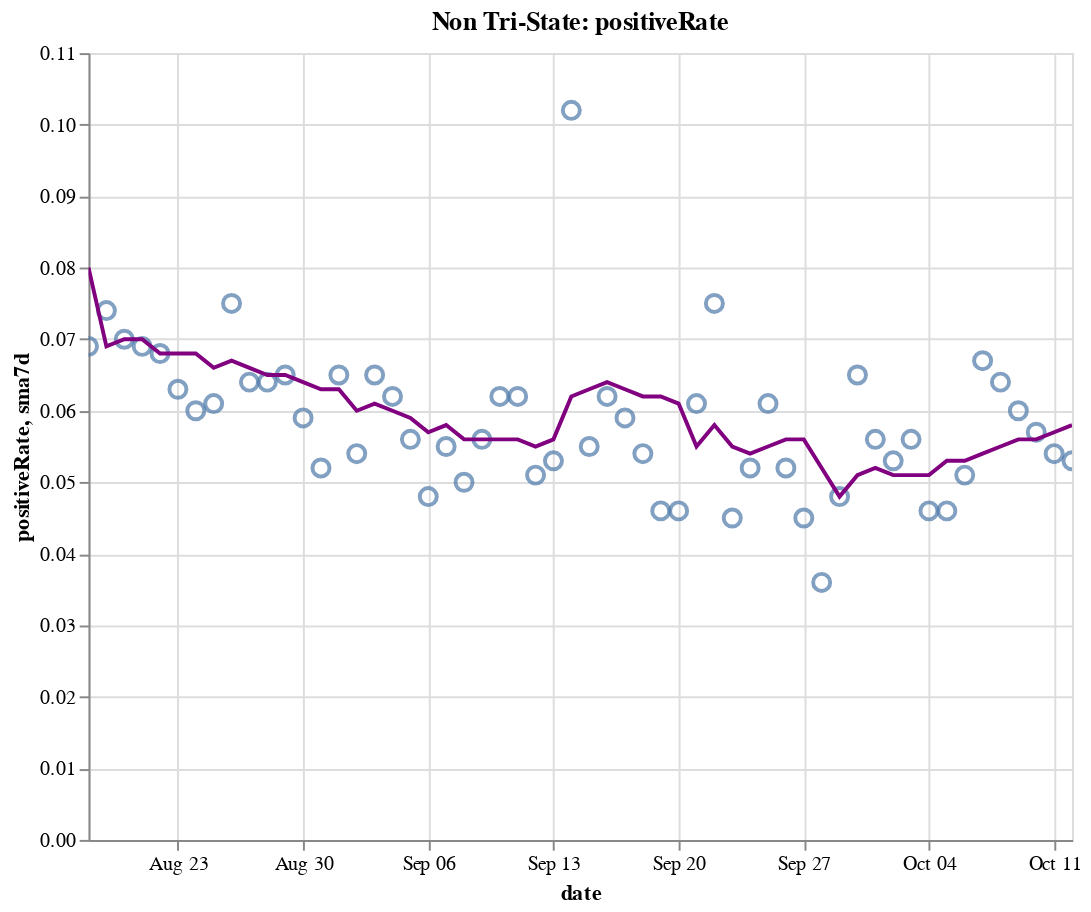

The cell this chart's notebook holds for it:
### Code cell
create_plot(non_tristate, 'positiveRate')

### Figure 1 — Vega-Lite specification as saved in the notebook (floating-point values rounded to 4 significant figures)
{"config": {"view": {"continuousWidth": 400, "continuousHeight": 300}}, "layer": [{"layer": [{"mark": {"type": "point", "size": 75}, "encoding": {"tooltip": [{"type": "temporal", "field": "date"}, {"type": "quantitative", "field": "positiveRate"}, {"type": "quantitative", "field": "sma7d"}], "x": {"type": "temporal", "field": "date"}, "y": {"type": "quantitative", "field": "positiveRate"}}, "selection": {"selector016": {"type": "interval", "bind": "scales", "encodings": ["x", "y"]}}}, {"mark": {"type": "line", "color": "purple"}, "encoding": {"x": {"type": "temporal", "field": "date"}, "y": {"type": "quantitative", "field": "sma7d"}}}]}, {"mark": {"type": "rule", "color": "#aaa"}, "encoding": {"x": {"type": "temporal", "field": "date"}}, "transform": [{"filter": {"selection": "selector015"}}]}, {"mark": "circle", "encoding": {"opacity": {"condition": {"value": 1, "selection": "selector015"}, "value": 0}, "tooltip": [{"type": "temporal", "field": "date"}, {"type": "quantitative", "field": "positiveRate"}, {"type": "quantitative", "field": "sma7d"}], "x": {"type": "temporal", "field": "date"}, "y": {"type": "quantitative", "field": "positiveRate"}}, "selection": {"selector015": {"type": "single", "encodings": ["x"], "on": "mouseover", "nearest": true, "empty": "none"}}}, {"mark": {"type": "text", "align": "left", "dx": 5, "dy": -5, "stroke": "white", "strokeWidth": 2}, "encoding": {"text": {"type": "quantitative", "field": "positiveRate"}, "tooltip": [{"type": "temporal", "field": "date"}, {"type": "quantitative", "field": "positiveRate"}, {"type": "quantitative", "field": "sma7d"}], "x": {"type": "temporal", "field": "date"}, "y": {"type": "quantitative", "field": "positiveRate"}}, "transform": [{"filter": {"selection": "selector015"}}]}, {"mark": {"type": "text", "align": "left", "dx": 5, "dy": -5}, "encoding": {"text": {"type": "quantitative", "field": "positiveRate"}, "tooltip": [{"type": "temporal", "field": "date"}, {"type": "quantitative", "field": "positiveRate"}, {"type": "quantitative", "field": "sma7d"}], "x": {"type": "temporal", "field": "date"}, "y": {"type": "quantitative", "field": "positiveRate"}}, "transform": [{"filter": {"selection": "selector015"}}]}], "data": {"name": "data-3f78ac8861e4eaf1963777e9b41f8f55"}, "height": 400, "title": "Non Tri-State: positiveRate", "width": 500, "$schema": "https://vega.github.io/schema/vega-lite/v4.8.1.json", "datasets": {"data-3f78ac8861e4eaf1963777e9b41f8f55": [{"date": "2020-08-18T00:00:00", "totalTestResultsIncrease": 578300.0, "positiveIncrease": 39820.0, "death": 118000.0, "deathIncrease": 1178.0, "positiveRate": 0.069, "state": "Non Tri-State", "sma7d": 0.08}, {"date": "2020-08-19T00:00:00", "totalTestResultsIncrease": 590100.0, "positiveIncrease": 43940.0, "death": 119400.0, "deathIncrease": 1402.0, "positiveRate": 0.074, "state": "Non Tri-State", "sma7d": 0.069}, {"date": "2020-08-20T00:00:00", "totalTestResultsIncrease": 609700.0, "positiveIncrease": 42940.0, "death": 120500.0, "deathIncrease": 1122.0, "positiveRate": 0.07, "state": "Non Tri-State", "sma7d": 0.07}, {"date": "2020-08-21T00:00:00", "totalTestResultsIncrease": 654300.0, "positiveIncrease": 45480.0, "death": 121600.0, "deathIncrease": 1109.0, "positiveRate": 0.069, "state": "Non Tri-State", "sma7d": 0.07}, {"date": "2020-08-22T00:00:00", "totalTestResultsIncrease": 667700.0, "positiveIncrease": 45160.0, "death": 122600.0, "deathIncrease": 1023.0, "positiveRate": 0.068, "state": "Non Tri-State", "sma7d": 0.068}, {"date": "2020-08-23T00:00:00", "totalTestResultsIncrease": 584200.0, "positiveIncrease": 36740.0, "death": 123200.0, "deathIncrease": 563.0, "positiveRate": 0.063, "state": "Non Tri-State", "sma7d": 0.068}, {"date": "2020-08-24T00:00:00", "totalTestResultsIncrease": 561000.0, "positiveIncrease": 33520.0, "death": 123500.0, "deathIncrease": 333.0, "positiveRate": 0.06, "state": "Non Tri-State", "sma7d": 0.068}, {"date": "2020-08-25T00:00:00", "totalTestResultsIncrease": 576400.0, "positiveIncrease": 35420.0, "death": 124600.0, "deathIncrease": 1138.0, "positiveRate": 0.061, "state": "Non Tri-State", "sma7d": 0.066}, {"date": "2020-08-26T00:00:00", "totalTestResultsIncrease": 569900.0, "positiveIncrease": 43020.0, "death": 125900.0, "deathIncrease": 1280.0, "positiveRate": 0.075, "state": "Non Tri-State", "sma7d": 0.067}, {"date": "2020-08-27T00:00:00", "totalTestResultsIncrease": 669100.0, "positiveIncrease": 42760.0, "death": 127000.0, "deathIncrease": 1116.0, "positiveRate": 0.064, "state": "Non Tri-State", "sma7d": 0.066}, {"date": "2020-08-28T00:00:00", "totalTestResultsIncrease": 711600.0, "positiveIncrease": 45410.0, "death": 128000.0, "deathIncrease": 1011.0, "positiveRate": 0.064, "state": "Non Tri-State", "sma7d": 0.065}, {"date": "2020-08-29T00:00:00", "totalTestResultsIncrease": 667400.0, "positiveIncrease": 43520.0, "death": 129100.0, "deathIncrease": 1005.0, "positiveRate": 0.065, "state": "Non Tri-State", "sma7d": 0.065}, {"date": "2020-08-30T00:00:00", "totalTestResultsIncrease": 650300.0, "positiveIncrease": 38510.0, "death": 129500.0, "deathIncrease": 463.0, "positiveRate": 0.059, "state": "Non Tri-State", "sma7d": 0.064}, {"date": "2020-08-31T00:00:00", "totalTestResultsIncrease": 575600.0, "positiveIncrease": 30020.0, "death": 129900.0, "deathIncrease": 357.0, "positiveRate": 0.052, "state": "Non Tri-State", "sma7d": 0.063}, {"date": "2020-09-01T00:00:00", "totalTestResultsIncrease": 638200.0, "positiveIncrease": 41220.0, "death": 130900.0, "deathIncrease": 1018.0, "positiveRate": 0.065, "state": "Non Tri-State", "sma7d": 0.063}, {"date": "2020-09-02T00:00:00", "totalTestResultsIncrease": 541100.0, "positiveIncrease": 29490.0, "death": 131900.0, "deathIncrease": 1015.0, "positiveRate": 0.054, "state": "Non Tri-State", "sma7d": 0.06}, {"date": "2020-09-03T00:00:00", "totalTestResultsIncrease": 671500.0, "positiveIncrease": 43350.0, "death": 133000.0, "deathIncrease": 1055.0, "positiveRate": 0.065, "state": "Non Tri-State", "sma7d": 0.061}, {"date": "2020-09-04T00:00:00", "totalTestResultsIncrease": 807100.0, "positiveIncrease": 50120.0, "death": 133900.0, "deathIncrease": 986.0, "positiveRate": 0.062, "state": "Non Tri-State", "sma7d": 0.06}, {"date": "2020-09-05T00:00:00", "totalTestResultsIncrease": 783000.0, "positiveIncrease": 43780.0, "death": 134900.0, "deathIncrease": 909.0, "positiveRate": 0.056, "state": "Non Tri-State", "sma7d": 0.059}, {"date": "2020-09-06T00:00:00", "totalTestResultsIncrease": 662400.0, "positiveIncrease": 32080.0, "death": 135300.0, "deathIncrease": 436.0, "positiveRate": 0.048, "state": "Non Tri-State", "sma7d": 0.057}, {"date": "2020-09-07T00:00:00", "totalTestResultsIncrease": 507500.0, "positiveIncrease": 27830.0, "death": 135500.0, "deathIncrease": 221.0, "positiveRate": 0.055, "state": "Non Tri-State", "sma7d": 0.058}, {"date": "2020-09-08T00:00:00", "totalTestResultsIncrease": 419600.0, "positiveIncrease": 20970.0, "death": 135900.0, "deathIncrease": 341.0, "positiveRate": 0.05, "state": "Non Tri-State", "sma7d": 0.056}, {"date": "2020-09-09T00:00:00", "totalTestResultsIncrease": 540100.0, "positiveIncrease": 30130.0, "death": 136900.0, "deathIncrease": 1073.0, "positiveRate": 0.056, "state": "Non Tri-State", "sma7d": 0.056}, {"date": "2020-09-10T00:00:00", "totalTestResultsIncrease": 582100.0, "positiveIncrease": 36180.0, "death": 138100.0, "deathIncrease": 1154.0, "positiveRate": 0.062, "state": "Non Tri-State", "sma7d": 0.056}, {"date": "2020-09-11T00:00:00", "totalTestResultsIncrease": 696300.0, "positiveIncrease": 43340.0, "death": 139100.0, "deathIncrease": 1002.0, "positiveRate": 0.062, "state": "Non Tri-State", "sma7d": 0.056}, {"date": "2020-09-12T00:00:00", "totalTestResultsIncrease": 804500.0, "positiveIncrease": 40790.0, "death": 139900.0, "deathIncrease": 804.0, "positiveRate": 0.051, "state": "Non Tri-State", "sma7d": 0.055}, {"date": "2020-09-13T00:00:00", "totalTestResultsIncrease": 633700.0, "positiveIncrease": 33430.0, "death": 140300.0, "deathIncrease": 379.0, "positiveRate": 0.053, "state": "Non Tri-State", "sma7d": 0.056}, {"date": "2020-09-14T00:00:00", "totalTestResultsIncrease": 317500.0, "positiveIncrease": 32380.0, "death": 140700.0, "deathIncrease": 391.0, "positiveRate": 0.102, "state": "Non Tri-State", "sma7d": 0.062}, {"date": "2020-09-15T00:00:00", "totalTestResultsIncrease": 623600.0, "positiveIncrease": 34110.0, "death": 141700.0, "deathIncrease": 1011.0, "positiveRate": 0.055, "state": "Non Tri-State", "sma7d": 0.063}, {"date": "2020-09-16T00:00:00", "totalTestResultsIncrease": 630500.0, "positiveIncrease": 38850.0, "death": 142900.0, "deathIncrease": 1184.0, "positiveRate": 0.062, "state": "Non Tri-State", "sma7d": 0.064}, {"date": "2020-09-17T00:00:00", "totalTestResultsIncrease": 714300.0, "positiveIncrease": 41870.0, "death": 143700.0, "deathIncrease": 856.0, "positiveRate": 0.059, "state": "Non Tri-State", "sma7d": 0.063}, {"date": "2020-09-18T00:00:00", "totalTestResultsIncrease": 860700.0, "positiveIncrease": 46070.0, "death": 144600.0, "deathIncrease": 883.0, "positiveRate": 0.054, "state": "Non Tri-State", "sma7d": 0.062}, {"date": "2020-09-19T00:00:00", "totalTestResultsIncrease": 955900.0, "positiveIncrease": 44120.0, "death": 145300.0, "deathIncrease": 735.0, "positiveRate": 0.046, "state": "Non Tri-State", "sma7d": 0.062}, {"date": "2020-09-20T00:00:00", "totalTestResultsIncrease": 756800.0, "positiveIncrease": 34980.0, "death": 145600.0, "deathIncrease": 322.0, "positiveRate": 0.046, "state": "Non Tri-State", "sma7d": 0.061}, {"date": "2020-09-21T00:00:00", "totalTestResultsIncrease": 625000.0, "positiveIncrease": 38010.0, "death": 145900.0, "deathIncrease": 281.0, "positiveRate": 0.061, "state": "Non Tri-State", "sma7d": 0.055}, {"date": "2020-09-22T00:00:00", "totalTestResultsIncrease": 643300.0, "positiveIncrease": 48120.0, "death": 146800.0, "deathIncrease": 842.0, "positiveRate": 0.075, "state": "Non Tri-State", "sma7d": 0.058}, {"date": "2020-09-23T00:00:00", "totalTestResultsIncrease": 821900.0, "positiveIncrease": 37340.0, "death": 147900.0, "deathIncrease": 1145.0, "positiveRate": 0.045, "state": "Non Tri-State", "sma7d": 0.055}, {"date": "2020-09-24T00:00:00", "totalTestResultsIncrease": 805700.0, "positiveIncrease": 42100.0, "death": 148800.0, "deathIncrease": 908.0, "positiveRate": 0.052, "state": "Non Tri-State", "sma7d": 0.054}, {"date": "2020-09-25T00:00:00", "totalTestResultsIncrease": 884000.0, "positiveIncrease": 53960.0, "death": 149700.0, "deathIncrease": 829.0, "positiveRate": 0.061, "state": "Non Tri-State", "sma7d": 0.055}, {"date": "2020-09-26T00:00:00", "totalTestResultsIncrease": 889200.0, "positiveIncrease": 46100.0, "death": 150500.0, "deathIncrease": 859.0, "positiveRate": 0.052, "state": "Non Tri-State", "sma7d": 0.056}, {"date": "2020-09-27T00:00:00", "totalTestResultsIncrease": 745200.0, "positiveIncrease": 33890.0, "death": 150800.0, "deathIncrease": 295.0, "positiveRate": 0.045, "state": "Non Tri-State", "sma7d": 0.056}, {"date": "2020-09-28T00:00:00", "totalTestResultsIncrease": 963400.0, "positiveIncrease": 34570.0, "death": 151100.0, "deathIncrease": 245.0, "positiveRate": 0.036, "state": "Non Tri-State", "sma7d": 0.052}, {"date": "2020-09-29T00:00:00", "totalTestResultsIncrease": 726300.0, "positiveIncrease": 35120.0, "death": 151800.0, "deathIncrease": 725.0, "positiveRate": 0.048, "state": "Non Tri-State", "sma7d": 0.048}, {"date": "2020-09-30T00:00:00", "totalTestResultsIncrease": 657500.0, "positiveIncrease": 42490.0, "death": 152800.0, "deathIncrease": 1040.0, "positiveRate": 0.065, "state": "Non Tri-State", "sma7d": 0.051}, {"date": "2020-10-01T00:00:00", "totalTestResultsIncrease": 779400.0, "positiveIncrease": 43510.0, "death": 153600.0, "deathIncrease": 832.0, "positiveRate": 0.056, "state": "Non Tri-State", "sma7d": 0.052}, {"date": "2020-10-02T00:00:00", "totalTestResultsIncrease": 878700.0, "positiveIncrease": 46640.0, "death": 154500.0, "deathIncrease": 822.0, "positiveRate": 0.053, "state": "Non Tri-State", "sma7d": 0.051}, {"date": "2020-10-03T00:00:00", "totalTestResultsIncrease": 864700.0, "positiveIncrease": 48690.0, "death": 155200.0, "deathIncrease": 729.0, "positiveRate": 0.056, "state": "Non Tri-State", "sma7d": 0.051}, {"date": "2020-10-04T00:00:00", "totalTestResultsIncrease": 787400.0, "positiveIncrease": 36590.0, "death": 155500.0, "deathIncrease": 348.0, "positiveRate": 0.046, "state": "Non Tri-State", "sma7d": 0.051}, {"date": "2020-10-05T00:00:00", "totalTestResultsIncrease": 786400.0, "positiveIncrease": 35870.0, "death": 155900.0, "deathIncrease": 312.0, "positiveRate": 0.046, "state": "Non Tri-State", "sma7d": 0.053}, {"date": "2020-10-06T00:00:00", "totalTestResultsIncrease": 709600.0, "positiveIncrease": 36520.0, "death": 156500.0, "deathIncrease": 612.0, "positiveRate": 0.051, "state": "Non Tri-State", "sma7d": 0.053}, {"date": "2020-10-07T00:00:00", "totalTestResultsIncrease": 723800.0, "positiveIncrease": 48610.0, "death": 157400.0, "deathIncrease": 901.0, "positiveRate": 0.067, "state": "Non Tri-State", "sma7d": 0.054}, {"date": "2020-10-08T00:00:00", "totalTestResultsIncrease": 806200.0, "positiveIncrease": 51830.0, "death": 158300.0, "deathIncrease": 963.0, "positiveRate": 0.064, "state": "Non Tri-State", "sma7d": 0.055}, {"date": "2020-10-09T00:00:00", "totalTestResultsIncrease": 899500.0, "positiveIncrease": 54310.0, "death": 159200.0, "deathIncrease": 880.0, "positiveRate": 0.06, "state": "Non Tri-State", "sma7d": 0.056}, {"date": "2020-10-10T00:00:00", "totalTestResultsIncrease": 963600.0, "positiveIncrease": 54900.0, "death": 159900.0, "deathIncrease": 648.0, "positiveRate": 0.057, "state": "Non Tri-State", "sma7d": 0.056}, {"date": "2020-10-11T00:00:00", "totalTestResultsIncrease": 824600.0, "positiveIncrease": 44880.0, "death": 160300.0, "deathIncrease": 456.0, "positiveRate": 0.054, "state": "Non Tri-State", "sma7d": 0.057}, {"date": "2020-10-12T00:00:00", "totalTestResultsIncrease": 754600.0, "positiveIncrease": 40210.0, "death": 160600.0, "deathIncrease": 268.0, "positiveRate": 0.053, "state": "Non Tri-State", "sma7d": 0.058}]}}
